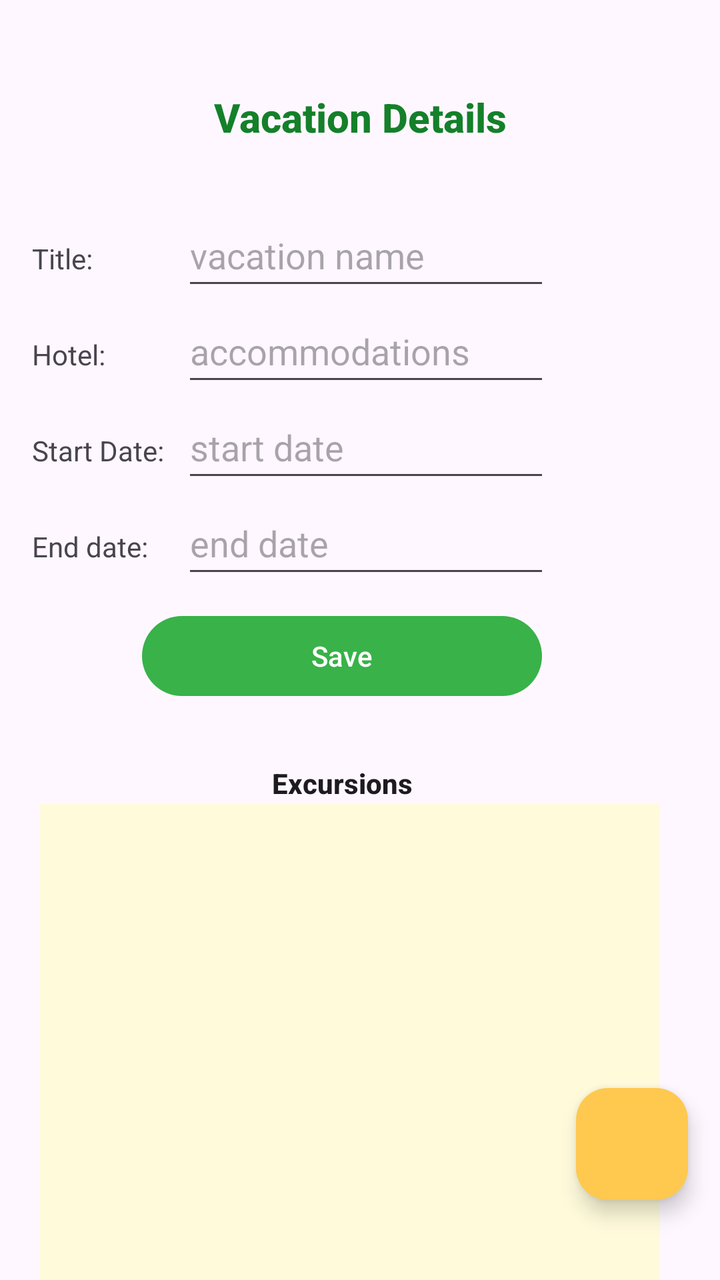
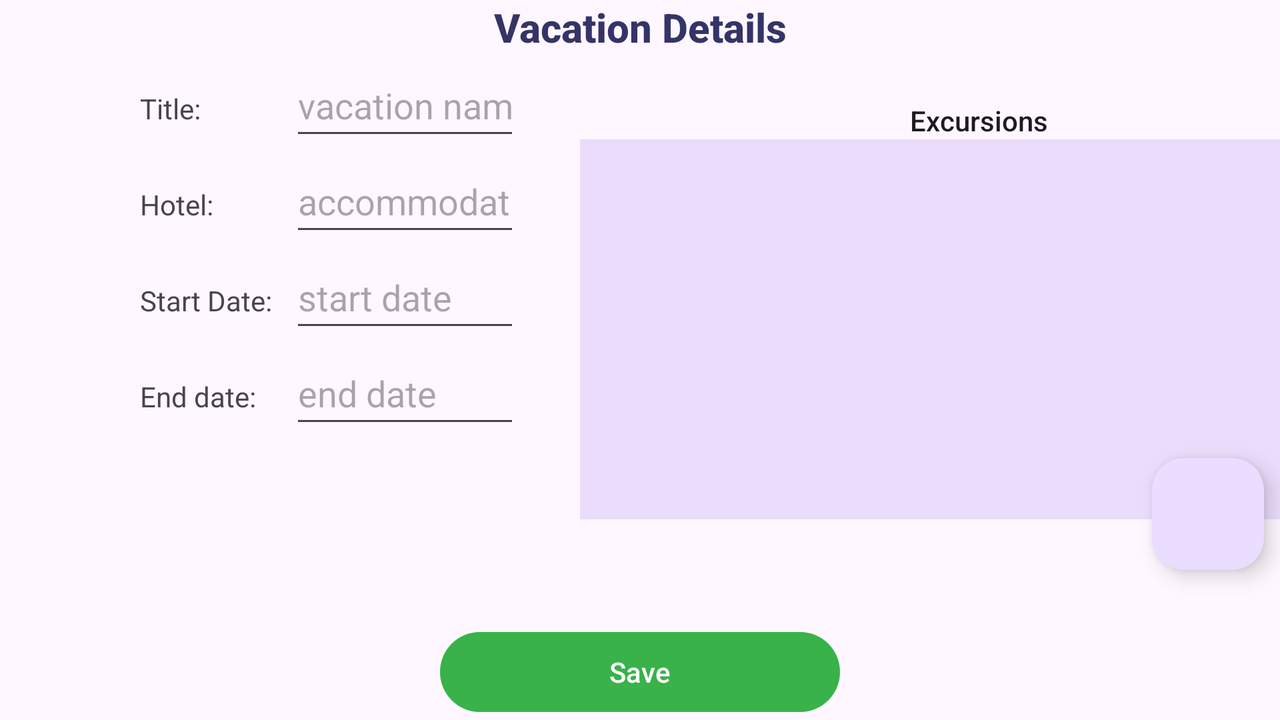

One screen, two layout resources from the same app: the default and the repository's alternative for another configuration. Each is rendered where Android would select it; the XML of both is given below.
<!-- AndroidManifest.xml: application theme Theme.D308VacationPlanner -->
<!-- res/layout/activity_vacation_details.xml -->
<?xml version="1.0" encoding="utf-8"?>
<androidx.constraintlayout.widget.ConstraintLayout xmlns:android="http://schemas.android.com/apk/res/android"
    xmlns:app="http://schemas.android.com/apk/res-auto"
    xmlns:tools="http://schemas.android.com/tools"
    android:id="@+id/main"
    android:layout_width="match_parent"
    android:layout_height="match_parent"
    tools:context=".UI.VacationDetails">

    <TextView
        android:id="@+id/textview6"
        android:layout_width="wrap_content"
        android:layout_height="wrap_content"
        android:layout_marginTop="45dp"
        android:text="@string/vacation_details"
        android:textAppearance="@style/TextAppearance.AppCompat.Title"
        android:textColor="@color/dark_green"
        android:textStyle="bold"
        app:layout_constraintEnd_toEndOf="parent"
        app:layout_constraintStart_toStartOf="parent"
        app:layout_constraintTop_toTopOf="parent" />

    <ScrollView
        android:id="@+id/scrollView"
        android:layout_width="409dp"
        android:layout_height="320dp"
        android:layout_marginTop="10dp"
        app:layout_constraintStart_toStartOf="parent"
        app:layout_constraintEnd_toEndOf="parent"
        app:layout_constraintTop_toBottomOf="@id/textview6"
        >

        <LinearLayout
            android:id="@+id/primLinearLayout"
            android:layout_width="match_parent"
            android:layout_height="wrap_content"
            android:layout_marginTop="20dp"
            android:layout_marginStart="40dp"
            android:layout_marginEnd="40dp"
            android:orientation="vertical">

            <LinearLayout
                android:layout_width="match_parent"
                android:layout_height="wrap_content"
                android:orientation="horizontal">

                <TextView
                    android:layout_width="75dp"
                    android:layout_height="wrap_content"
                    android:text="@string/title" />

                <EditText
                    android:id="@+id/vacationtitle"
                    android:layout_width="match_parent"
                    android:layout_height="48dp"
                    android:layout_marginEnd="70dp"
                    android:hint="@string/vacation_name"
                    android:inputType="text" />
            </LinearLayout>

            <LinearLayout
                android:layout_width="match_parent"
                android:layout_height="wrap_content"
                android:orientation="horizontal">

                <TextView
                    android:layout_width="75dp"
                    android:layout_height="wrap_content"
                    android:text="@string/hotel" />

                <EditText
                    android:id="@+id/vacationhotel"
                    android:layout_width="match_parent"
                    android:layout_height="48dp"
                    android:layout_marginEnd="70dp"
                    android:hint="@string/accommodations"
                    android:inputType="text" />
            </LinearLayout>

            <LinearLayout
                android:layout_width="match_parent"
                android:layout_height="wrap_content"
                android:orientation="horizontal">

                <TextView
                    android:layout_width="75dp"
                    android:layout_height="wrap_content"
                    android:text="@string/start_date" />

                <EditText
                    android:id="@+id/vacationstartdate"
                    android:layout_width="match_parent"
                    android:layout_height="48dp"
                    android:layout_marginEnd="70dp"
                    android:hint="@string/st_date"
                    android:inputType="date" />
            </LinearLayout>

            <LinearLayout
                android:layout_width="match_parent"
                android:layout_height="wrap_content"
                android:orientation="horizontal">

                <TextView
                    android:layout_width="75dp"
                    android:layout_height="wrap_content"
                    android:text="@string/end_date" />

                <EditText
                    android:id="@+id/vacationenddate"
                    android:layout_width="match_parent"
                    android:layout_height="48dp"
                    android:layout_marginEnd="70dp"
                    android:hint="@string/e_date"
                    android:inputType="date" />
            </LinearLayout>

            <Button
                android:id="@+id/saveButton"
                android:layout_width="200dp"
                android:layout_height="wrap_content"
                android:text="@string/save"
                app:layout_constraintStart_toStartOf="parent"
                app:layout_constraintEnd_toEndOf="parent"
                app:layout_constraintBottom_toBottomOf="@id/scrollView"
                android:layout_marginStart="55dp"
                android:layout_marginTop="10dp"/>

            <TextView
                android:id="@+id/textView6"
                android:layout_width="wrap_content"
                android:layout_height="wrap_content"
                android:layout_marginStart="120dp"
                android:layout_marginTop="30dp"
                android:text="@string/excursions"
                android:textAppearance="@style/TextAppearance.AppCompat.Body2"
                android:textStyle="bold"
                app:layout_constraintEnd_toEndOf="parent"
                app:layout_constraintStart_toStartOf="parent" />

        </LinearLayout>
    </ScrollView>

    <androidx.recyclerview.widget.RecyclerView
        android:id="@+id/excursionRecyclerview"
        android:layout_width="match_parent"
        android:layout_height="300dp"
        android:background="@color/light_yellow"
        android:layout_marginStart="20dp"
        android:layout_marginEnd="30dp"
        app:layout_constraintStart_toStartOf="parent"
        app:layout_constraintEnd_toEndOf="parent"
        app:layout_constraintTop_toBottomOf="@id/scrollView"/>

    <com.google.android.material.floatingactionbutton.FloatingActionButton
        android:id="@+id/excursionFab"
        android:layout_width="wrap_content"
        android:layout_height="wrap_content"
        android:layout_marginEnd="16dp"
        android:layout_marginBottom="40dp"
        android:clickable="true"
        android:contentDescription="TODO"
        app:backgroundTint="@color/ic_launcher_background"
        app:layout_constraintBottom_toBottomOf="parent"
        app:layout_constraintEnd_toEndOf="parent"
        app:srcCompat="@drawable/outline_add_24" />

</androidx.constraintlayout.widget.ConstraintLayout>
<!-- resources referenced by this layout -->
<resources>
  <color name="dark_green">#14802A</color>
  <color name="ic_launcher_background">#FFC84E</color>
  <color name="light_yellow">#FEFADA</color>
  <string name="accommodations">accommodations</string>
  <string name="e_date">end date</string>
  <string name="end_date">End date: </string>
  <string name="excursions">Excursions</string>
  <string name="hotel">Hotel: </string>
  <string name="save">Save</string>
  <string name="st_date">start date</string>
  <string name="start_date">Start Date: </string>
  <string name="title">Title: </string>
  <string name="vacation_details">Vacation Details</string>
  <string name="vacation_name">vacation name</string>
  <style name="Theme.D308VacationPlanner" parent="Base.Theme.D308VacationPlanner" />
  <style name="Base.Theme.D308VacationPlanner" parent="Theme.Material3.DayNight">
          
          
  
  
  
          
          <item name="colorPrimary">@color/green</item>
          <item name="colorPrimaryDark">@color/dark_green</item>
          <item name="colorAccent">@color/green</item>
          <item name="colorPrimaryVariant">@color/dark_green</item>
  
  
          
          <item name="colorSecondary">@color/light_yellow</item>
          <item name="colorSecondaryVariant">@color/gold</item>
  
          <item name="android:statusBarColor">@android:color/transparent</item>
          <item name="android:windowLightStatusBar">true</item>
  
  
          <item name="android:navigationBarColor">@color/green</item>
  
      </style>
  <color name="green">#38b249</color>
  <color name="gold">#e7a600</color>
</resources>
<!-- res/layout-land/activity_vacation_details.xml (the repository's variant of the layout above) -->
<!-- drawn on the phone turned sideways -->
<?xml version="1.0" encoding="utf-8"?>
<androidx.constraintlayout.widget.ConstraintLayout xmlns:android="http://schemas.android.com/apk/res/android"
    xmlns:app="http://schemas.android.com/apk/res-auto"
    xmlns:tools="http://schemas.android.com/tools"
    android:id="@+id/main"
    android:layout_width="match_parent"
    android:layout_height="match_parent"
    tools:context=".UI.VacationDetails">

    <TextView
        android:id="@+id/textview6"
        android:layout_width="wrap_content"
        android:layout_height="wrap_content"
        android:textAppearance="@style/TextAppearance.AppCompat.Title"
        android:textColor="#343468"
        android:textStyle="bold"
        app:layout_constraintVertical_bias="0.1"
        android:text="@string/vacation_details"
        app:layout_constraintEnd_toEndOf="parent"
        app:layout_constraintStart_toStartOf="parent"
        app:layout_constraintTop_toTopOf="parent"/>

    <ScrollView
        android:id="@+id/scrollView"
        android:layout_width="340dp"
        android:layout_height="255dp"
        android:layout_marginStart="30dp"
        app:layout_constraintStart_toStartOf="parent"
        app:layout_constraintTop_toBottomOf="@id/textview6">

        <LinearLayout
            android:id="@+id/primLinearLayout"
            android:layout_width="match_parent"
            android:layout_height="wrap_content"
            android:layout_marginStart="40dp"
            android:layout_marginEnd="40dp"
            android:orientation="vertical">

            <LinearLayout
                android:layout_width="match_parent"
                android:layout_height="wrap_content"
                android:orientation="horizontal">

                <TextView
                    android:layout_width="75dp"
                    android:layout_height="wrap_content"
                    android:text="@string/title" />

                <EditText
                    android:id="@+id/vacationtitle"
                    android:layout_width="match_parent"
                    android:layout_height="48dp"
                    android:layout_marginEnd="70dp"
                    android:hint="@string/vacation_name"
                    android:inputType="text" />
            </LinearLayout>

            <LinearLayout
                android:layout_width="match_parent"
                android:layout_height="wrap_content"
                android:orientation="horizontal">

                <TextView
                    android:layout_width="75dp"
                    android:layout_height="wrap_content"
                    android:text="@string/hotel" />

                <EditText
                    android:id="@+id/vacationhotel"
                    android:layout_width="match_parent"
                    android:layout_height="48dp"
                    android:layout_marginEnd="70dp"
                    android:hint="@string/accommodations"
                    android:inputType="text" />
            </LinearLayout>

            <LinearLayout
                android:layout_width="match_parent"
                android:layout_height="wrap_content"
                android:orientation="horizontal">

                <TextView
                    android:layout_width="75dp"
                    android:layout_height="wrap_content"
                    android:text="@string/start_date" />

                <EditText
                    android:id="@+id/vacationstartdate"
                    android:layout_width="match_parent"
                    android:layout_height="48dp"
                    android:layout_marginEnd="70dp"
                    android:hint="@string/st_date"
                    android:inputType="date" />
            </LinearLayout>

            <LinearLayout
                android:layout_width="match_parent"
                android:layout_height="wrap_content"
                android:orientation="horizontal">

                <TextView
                    android:layout_width="75dp"
                    android:layout_height="wrap_content"
                    android:text="@string/end_date" />

                <EditText
                    android:id="@+id/vacationenddate"
                    android:layout_width="match_parent"
                    android:layout_height="48dp"
                    android:layout_marginEnd="70dp"
                    android:hint="@string/e_date"
                    android:inputType="date" />
            </LinearLayout>

        </LinearLayout>
    </ScrollView>

    <androidx.recyclerview.widget.RecyclerView
        android:id="@+id/excursionRecyclerview"
        android:layout_width="350dp"
        android:layout_height="190dp"
        android:layout_marginTop="30dp"
        android:layout_marginBottom="60dp"
        android:background="#eaddfc"
        app:layout_constraintBottom_toBottomOf="parent"
        app:layout_constraintEnd_toEndOf="parent"
        app:layout_constraintTop_toTopOf="parent"
        app:layout_constraintVertical_bias="0.496" />

    <com.google.android.material.floatingactionbutton.FloatingActionButton
        android:id="@+id/excursionFab"
        android:layout_width="wrap_content"
        android:layout_height="wrap_content"
        android:layout_marginEnd="8dp"
        android:layout_marginBottom="75dp"
        android:clickable="true"
        android:contentDescription="TODO"
        app:layout_constraintBottom_toBottomOf="parent"
        app:layout_constraintEnd_toEndOf="parent"
        app:srcCompat="@drawable/outline_add_24" />

    <TextView
        android:id="@+id/textView6"
        android:layout_width="wrap_content"
        android:layout_height="wrap_content"
        android:layout_marginStart="120dp"
        android:text="@string/excursions"
        android:textAppearance="@style/TextAppearance.AppCompat.Body2"
        app:layout_constraintBottom_toTopOf="@+id/excursionRecyclerview"
        app:layout_constraintEnd_toEndOf="parent"
        app:layout_constraintHorizontal_bias="0.743"
        app:layout_constraintStart_toStartOf="parent" />

    <Button
        android:id="@+id/saveButton"
        android:layout_width="200dp"
        android:layout_height="wrap_content"
        android:text="@string/save"
        app:layout_constraintBottom_toBottomOf="parent"
        app:layout_constraintEnd_toEndOf="parent"
        app:layout_constraintStart_toStartOf="parent" />

</androidx.constraintlayout.widget.ConstraintLayout>
<!-- resources referenced by the variant -->
<!-- as the phone turned sideways resolves them -->
<resources>
  <string name="accommodations">accommodations</string>
  <string name="e_date">end date</string>
  <string name="end_date">End date: </string>
  <string name="excursions">Excursions</string>
  <string name="hotel">Hotel: </string>
  <string name="save">Save</string>
  <string name="st_date">start date</string>
  <string name="start_date">Start Date: </string>
  <string name="title">Title: </string>
  <string name="vacation_details">Vacation Details</string>
  <string name="vacation_name">vacation name</string>
  <style name="Theme.D308VacationPlanner" parent="Base.Theme.D308VacationPlanner" />
  <style name="Base.Theme.D308VacationPlanner" parent="Theme.Material3.DayNight">
          
          
  
  
  
          
          <item name="colorPrimary">@color/green</item>
          <item name="colorPrimaryDark">@color/dark_green</item>
          <item name="colorAccent">@color/green</item>
          <item name="colorPrimaryVariant">@color/dark_green</item>
  
  
          
          <item name="colorSecondary">@color/light_yellow</item>
          <item name="colorSecondaryVariant">@color/gold</item>
  
          <item name="android:statusBarColor">@android:color/transparent</item>
          <item name="android:windowLightStatusBar">true</item>
  
  
          <item name="android:navigationBarColor">@color/green</item>
  
      </style>
  <color name="green">#38b249</color>
  <color name="dark_green">#14802A</color>
  <color name="light_yellow">#FEFADA</color>
  <color name="gold">#e7a600</color>
</resources>
